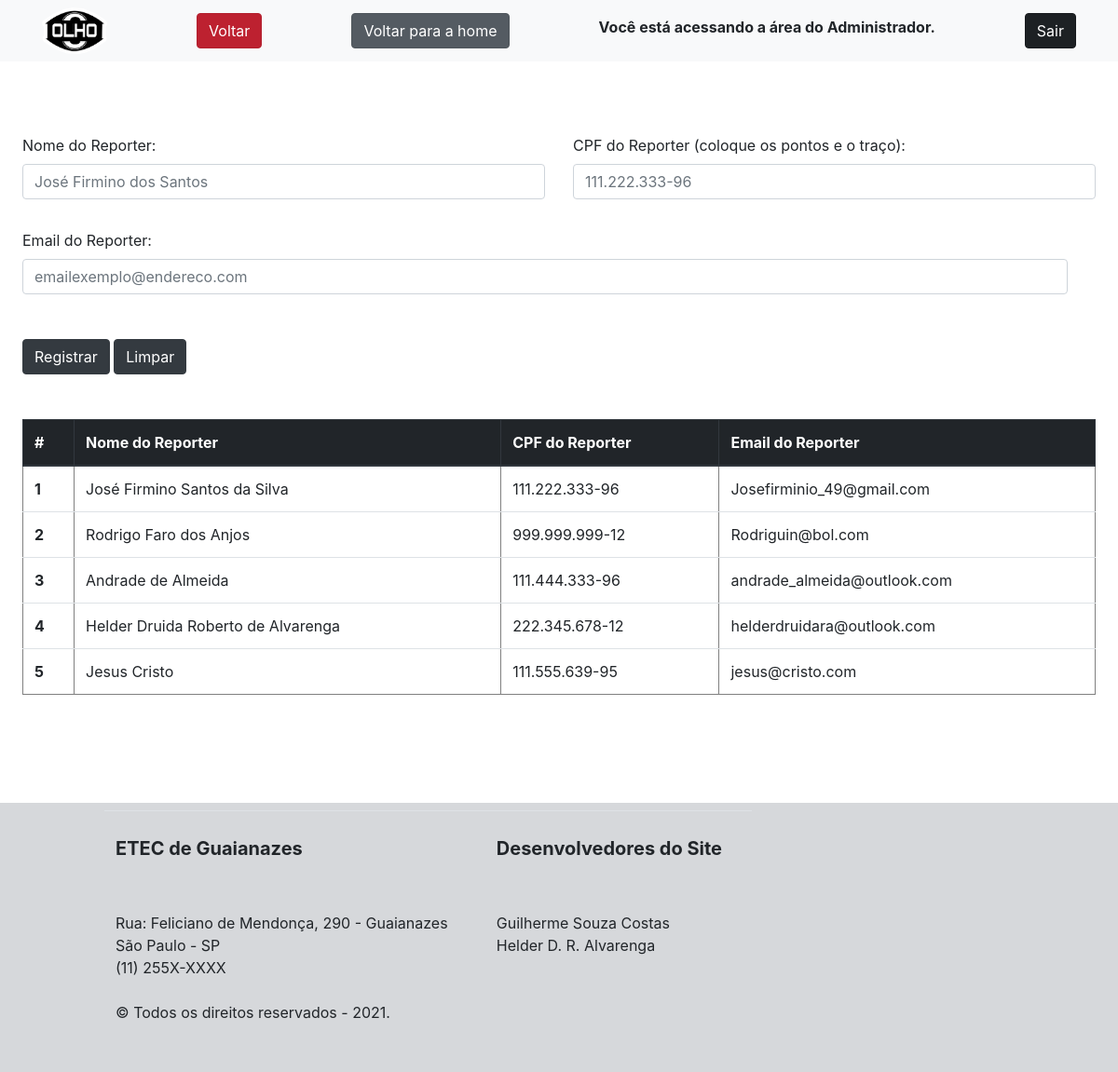
Page /area-restrita/adm-cadastro-reporter.php (signed in) on the committed database.
### tables this page shows
CREATE TABLE `tbreporter` (
  `idReporter` int(11) NOT NULL,
  `nomeReporter` varchar(60) DEFAULT NULL,
  `cpfReporter` varchar(14) DEFAULT NULL,
  `emailReporter` varchar(80) DEFAULT NULL
);

### classes/Reporter.php (called while the page is built, shortened)
<?php
class Reporter
{
    public function listar()
    {
        $conexao = Conexao::pegarConexao();
        $querySelect = "SELECT idReporter, nomeReporter, cpfReporter, emailReporter FROM tbreporter
                        ORDER BY idReporter";
        $resultado = $conexao->query($querySelect);
        $lista = $resultado->fetchAll();
        return $lista;
    }
}

### area-restrita/adm-cadastro-reporter.php (the view, shortened to what this page needs)
<!DOCTYPE html>
<html lang="pt-br">
<head>
    <link rel="stylesheet" type="text/css" href="../css/bootstrap.css">
    <link rel="stylesheet" type="text/css" href="../css/style.css">
</head>
<body>
    <?php
    try {
        $reporter = new Reporter();
        $listareporter = $reporter->listar();
    } catch (Exception $e) {
        echo '<pre>';
        print_r($e);
        echo '</pre>';
        echo $e->getMessage();
    }
    ?>
    <nav class="navbar navbar-expand-lg navbar-light bg-light">
        <div class="container">
            <img src="../imagens/logotipo.png" height="50" width="70">
            <a href="area-adm.php">
                <button type="button" class="btn btn-danger active">
                    Voltar
                </button>
            </a>
            <a href="index-area-restrita.php">
                <button type="button" class="btn btn-secondary active">
                    Voltar para a home
                </button>
            </a>
            <label for="Aviso"><b>Você está acessando a área do Administrador.</b></label>
            <a href=" ../logout.php" class="btn btn-dark active" role="button" aria-pressed="true ">Sair</a>
        </div>
    </nav>
    <form name="cadastroReporter" id="cadastroReporter" action="cadastrar-reporter.php" method="POST" class="margin-Total">
        <div class="row">
            <div class="col mt-2">
                <label>Nome do Reporter:</label>
                <input type="text" class="form-control" name="txtnomeReporter" placeholder="José Firmino dos Santos" required><br>
            </div>
            <div class="col mt-2">
                <label>CPF do Reporter (coloque os pontos e o traço):</label>
                <input type="text" class="form-control" name="cpfReporter" placeholder="111.222.333-96" required><br>
            </div>
        </div>
        <div class="col row mt-2">
            <label>Email do Reporter:</label>
            <input type="email" class="form-control" name="emailreporter" placeholder="emailexemplo@endereco.com" required><br>
        </div>
        <br><br>
        <input type="submit" class="btn btn-dark mb-5" value="Registrar">
        <input type="reset" class="btn btn-dark mb-5" value="Limpar">
        <div class="table-responsive">
            <table class="table" border="1">
                <thead class="thead-dark">
                    <tr>
                        <th scope="col">#</th>
                        <th scope="col">Nome do Reporter</th>
                        <th scope="col">CPF do Reporter</th>
                        <th scope="col">Email do Reporter</th>
                    </tr>
                </thead>
                <tbody id='resultado'>
                    <?php foreach ($listareporter as $linha) { ?>
                        <tr>
                            <th scope="row">
                                <?php echo ($linha['idReporter']) ?>
                            </th>
                            <td><?php echo $linha['nomeReporter'] ?></td>
                            <td><?php echo $linha['cpfReporter'] ?></td>
                            <td><?php echo $linha['emailReporter'] ?></td>
                        </tr>
                    <?php } ?>
                </tbody>
            </table>
        </div>
    </form>
    <nav class="navbar navbar-light" style="background-color: #d6d8db;">
        <div class="table-responsive-md ml-5">
            <table class="table table-secondary  ml-5">
                <tbody>
                    <tr>
                        <td>
                            <p class="ml-5">
                                <b>
                                    <h5>ETEC de Guaianazes</h5>
                                </b> <br><br>
                                Rua: Feliciano de Mendonça, 290 - Guaianazes<br>
                                São Paulo - SP<br>
                                (11) 255X-XXXX<br><br>
                                &copy; Todos os direitos reservados - 2021.
                            </p>
                        </td>
                        <td>
                            <p class="mr-5">
                                <b>
                                    <h5>Desenvolvedores do Site</h5>
                                </b> <br><br>
                                Guilherme Souza Costas<br>
                                Helder D. R. Alvarenga
                            </p>
                        </td>
                    </tr>
                </tbody>
            </table>
        </div>
    </nav>
</body>
</html>

### css/style.css (style rules this page uses)
.margin-Total { margin-right: 1.5rem !important; margin-left: 1.5rem !important; margin-top: 70px !important; margin-bottom: 100px !important; }

### rows in the picture
tbreporter: idReporter "1", nomeReporter "José Firmino Santos da Silva", cpfReporter "111.222.333-96", emailReporter "Josefirminio_49@gmail.com"
tbreporter: idReporter "2", nomeReporter "Rodrigo Faro dos Anjos", cpfReporter "999.999.999-12", emailReporter "Rodriguin@bol.com"
tbreporter: idReporter "3", nomeReporter "Andrade de Almeida", cpfReporter "111.444.333-96", emailReporter "andrade_almeida@outlook.com"
tbreporter: idReporter "4", nomeReporter "Helder Druida Roberto de Alvarenga", cpfReporter "222.345.678-12", emailReporter "helderdruidara@outlook.com"
tbreporter: idReporter "5", nomeReporter "Jesus Cristo", cpfReporter "111.555.639-95", emailReporter "jesus@cristo.com"
